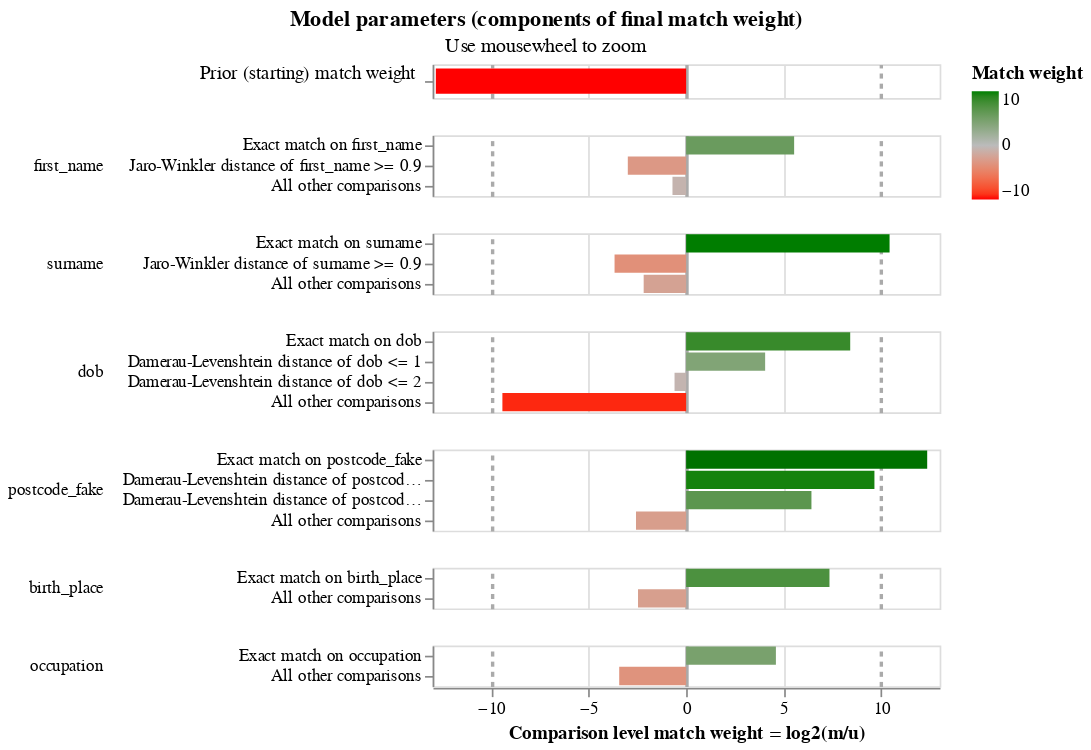

The notebook cell saved with this chart:
### Markdown cell above
The final match weights can be viewed in the match weights chart:

### Code cell
linker.match_weights_chart()

### Figure 1 — Vega-Lite specification as saved in the notebook (floating-point values rounded to 4 significant figures)
{"config": {"view": {"continuousWidth": 300, "continuousHeight": 300, "discreteHeight": 60, "discreteWidth": 400}, "header": {"title": null}, "mark": {"tooltip": null}, "title": {"anchor": "middle"}}, "vconcat": [{"mark": {"type": "bar", "clip": true, "height": 15}, "encoding": {"color": {"field": "log2_bayes_factor", "scale": {"domain": [-10, 0, 10], "interpolate": "lab", "range": ["red", "#bbbbbb", "green"]}, "title": "Match weight", "type": "quantitative"}, "tooltip": [{"field": "comparison_name", "title": "Comparison name", "type": "nominal"}, {"field": "probability_two_random_records_match", "format": ".4f", "title": "Probability two random records match", "type": "nominal"}, {"field": "log2_bayes_factor", "format": ",.4f", "title": "Equivalent match weight", "type": "quantitative"}, {"field": "bayes_factor_description", "title": "Match weight description", "type": "nominal"}], "x": {"axis": {"domain": false, "gridColor": {"condition": {"test": "abs(datum.value / 10)  <= 1 & datum.value % 10 === 0", "value": "#aaa"}, "value": "#ddd"}, "gridDash": {"condition": {"test": "abs(datum.value / 10) == 1", "value": [3]}, "value": null}, "gridWidth": {"condition": {"test": "abs(datum.value / 10)  <= 1 & datum.value % 10 === 0", "value": 2}, "value": 1}, "labels": false, "ticks": false, "title": ""}, "field": "log2_bayes_factor", "scale": {"domain": [-13, 13]}, "type": "quantitative"}, "y": {"axis": {"title": "Prior (starting) match weight", "titleAlign": "right", "titleAngle": 0, "titleFontWeight": "normal"}, "field": "label_for_charts", "sort": {"field": "comparison_vector_value", "order": "descending"}, "type": "nominal"}}, "height": 20, "transform": [{"filter": "(datum.comparison_name == 'probability_two_random_records_match')"}]}, {"mark": {"type": "bar", "clip": true}, "encoding": {"color": {"field": "log2_bayes_factor", "scale": {"domain": [-10, 0, 10], "interpolate": "lab", "range": ["red", "#bbbbbb", "green"]}, "title": "Match weight", "type": "quantitative"}, "row": {"field": "comparison_name", "header": {"labelAlign": "left", "labelAnchor": "middle", "labelAngle": 0}, "sort": {"field": "comparison_sort_order"}, "type": "nominal"}, "tooltip": [{"field": "comparison_name", "title": "Comparison name", "type": "nominal"}, {"field": "label_for_charts", "title": "Label", "type": "ordinal"}, {"field": "sql_condition", "title": "SQL condition", "type": "nominal"}, {"field": "m_probability", "format": ".4f", "title": "M probability", "type": "quantitative"}, {"field": "u_probability", "format": ".4f", "title": "U probability", "type": "quantitative"}, {"field": "bayes_factor", "format": ",.4f", "title": "Bayes factor = m/u", "type": "quantitative"}, {"field": "log2_bayes_factor", "format": ",.4f", "title": "Match weight = log2(m/u)", "type": "quantitative"}, {"field": "bayes_factor_description", "title": "Match weight description", "type": "nominal"}], "x": {"axis": {"gridColor": {"condition": {"test": "abs(datum.value / 10)  <= 1 & datum.value % 10 === 0", "value": "#aaa"}, "value": "#ddd"}, "gridDash": {"condition": {"test": "abs(datum.value / 10) == 1", "value": [3]}, "value": null}, "gridWidth": {"condition": {"test": "abs(datum.value / 10)  <= 1 & datum.value % 10 === 0", "value": 2}, "value": 1}, "title": "Comparison level match weight = log2(m/u)"}, "field": "log2_bayes_factor", "scale": {"domain": [-13, 13]}, "type": "quantitative"}, "y": {"axis": {"title": null}, "field": "label_for_charts", "sort": {"field": "comparison_vector_value", "order": "descending"}, "type": "nominal"}}, "height": {"step": 12}, "resolve": {"axis": {"y": "independent"}, "scale": {"y": "independent"}}, "transform": [{"filter": "(datum.comparison_name != 'probability_two_random_records_match')"}]}], "data": {"name": "data-4b91432d484814c0a365052be5135d68"}, "params": [{"name": "mouse_zoom", "select": {"type": "interval", "encodings": ["x"]}, "bind": "scales", "views": []}], "resolve": {"axis": {"y": "independent"}, "scale": {"y": "independent"}}, "title": {"text": "Model parameters (components of final match weight)", "subtitle": "Use mousewheel to zoom"}, "$schema": "https://vega.github.io/schema/vega-lite/v5.9.3.json", "datasets": {"data-4b91432d484814c0a365052be5135d68": [{"comparison_name": "probability_two_random_records_match", "sql_condition": null, "label_for_charts": "", "m_probability": null, "u_probability": null, "m_probability_description": null, "u_probability_description": null, "has_tf_adjustments": false, "tf_adjustment_column": null, "tf_adjustment_weight": null, "is_null_level": false, "bayes_factor": 0.0001367, "log2_bayes_factor": -12.84, "comparison_vector_value": 0, "max_comparison_vector_value": 0, "bayes_factor_description": "The probability that two random records drawn at random match is 0.000 or one in  7,315.6 records.This is equivalent to a starting match weight of -12.837.", "probability_two_random_records_match": 0.0001367, "comparison_sort_order": -1}, {"comparison_name": "first_name", "sql_condition": "\"first_name_l\" = \"first_name_r\"", "label_for_charts": "Exact match on first_name", "m_probability": 0.5371, "u_probability": 0.01156, "m_probability_description": "Amongst matching record comparisons, 53.71% of records are in the exact match on first_name comparison level", "u_probability_description": "Amongst non-matching record comparisons, 1.16% of records are in the exact match on first_name comparison level", "has_tf_adjustments": true, "tf_adjustment_column": "first_name", "tf_adjustment_weight": 1.0, "is_null_level": false, "bayes_factor": 46.47, "log2_bayes_factor": 5.538, "comparison_vector_value": 2, "max_comparison_vector_value": 2, "bayes_factor_description": "If comparison level is `exact match on first_name` then comparison is 46.47 times more likely to be a match", "probability_two_random_records_match": 0.0001367, "comparison_sort_order": 0}, {"comparison_name": "first_name", "sql_condition": "jaro_winkler(\"first_name_l\", \"first_name_r\") >= 0.9", "label_for_charts": "Jaro-Winkler distance of first_name >= 0.9", "m_probability": 0.0373, "u_probability": 0.2966, "m_probability_description": "Amongst matching record comparisons, 3.73% of records are in the jaro-winkler distance of first_name >= 0.9 comparison level", "u_probability_description": "Amongst non-matching record comparisons, 29.66% of records are in the jaro-winkler distance of first_name >= 0.9 comparison level", "has_tf_adjustments": false, "tf_adjustment_column": null, "tf_adjustment_weight": 1.0, "is_null_level": false, "bayes_factor": 0.1258, "log2_bayes_factor": -2.991, "comparison_vector_value": 1, "max_comparison_vector_value": 2, "bayes_factor_description": "If comparison level is `jaro-winkler distance of first_name >= 0.9` then comparison is  7.95 times less likely to be a match", "probability_two_random_records_match": 0.0001367, "comparison_sort_order": 0}, {"comparison_name": "first_name", "sql_condition": "ELSE", "label_for_charts": "All other comparisons", "m_probability": 0.4256, "u_probability": 0.6918, "m_probability_description": "Amongst matching record comparisons, 42.56% of records are in the all other comparisons comparison level", "u_probability_description": "Amongst non-matching record comparisons, 69.18% of records are in the all other comparisons comparison level", "has_tf_adjustments": false, "tf_adjustment_column": null, "tf_adjustment_weight": 1.0, "is_null_level": false, "bayes_factor": 0.6151, "log2_bayes_factor": -0.701, "comparison_vector_value": 0, "max_comparison_vector_value": 2, "bayes_factor_description": "If comparison level is `all other comparisons` then comparison is  1.63 times less likely to be a match", "probability_two_random_records_match": 0.0001367, "comparison_sort_order": 0}, {"comparison_name": "surname", "sql_condition": "\"surname_l\" = \"surname_r\"", "label_for_charts": "Exact match on surname", "m_probability": 0.8082, "u_probability": 0.0005848, "m_probability_description": "Amongst matching record comparisons, 80.82% of records are in the exact match on surname comparison level", "u_probability_description": "Amongst non-matching record comparisons, 0.06% of records are in the exact match on surname comparison level", "has_tf_adjustments": true, "tf_adjustment_column": "surname", "tf_adjustment_weight": 1.0, "is_null_level": false, "bayes_factor": 1382.0, "log2_bayes_factor": 10.43, "comparison_vector_value": 2, "max_comparison_vector_value": 2, "bayes_factor_description": "If comparison level is `exact match on surname` then comparison is 1,381.91 times more likely to be a match", "probability_two_random_records_match": 0.0001367, "comparison_sort_order": 1}, {"comparison_name": "surname", "sql_condition": "jaro_winkler(\"surname_l\", \"surname_r\") >= 0.9", "label_for_charts": "Jaro-Winkler distance of surname >= 0.9", "m_probability": 0.01602, "u_probability": 0.204, "m_probability_description": "Amongst matching record comparisons, 1.60% of records are in the jaro-winkler distance of surname >= 0.9 comparison level", "u_probability_description": "Amongst non-matching record comparisons, 20.40% of records are in the jaro-winkler distance of surname >= 0.9 comparison level", "has_tf_adjustments": false, "tf_adjustment_column": null, "tf_adjustment_weight": 1.0, "is_null_level": false, "bayes_factor": 0.07851, "log2_bayes_factor": -3.671, "comparison_vector_value": 1, "max_comparison_vector_value": 2, "bayes_factor_description": "If comparison level is `jaro-winkler distance of surname >= 0.9` then comparison is  12.74 times less likely to be a match", "probability_two_random_records_match": 0.0001367, "comparison_sort_order": 1}, {"comparison_name": "surname", "sql_condition": "ELSE", "label_for_charts": "All other comparisons", "m_probability": 0.1758, "u_probability": 0.7954, "m_probability_description": "Amongst matching record comparisons, 17.58% of records are in the all other comparisons comparison level", "u_probability_description": "Amongst non-matching record comparisons, 79.54% of records are in the all other comparisons comparison level", "has_tf_adjustments": false, "tf_adjustment_column": null, "tf_adjustment_weight": 1.0, "is_null_level": false, "bayes_factor": 0.221, "log2_bayes_factor": -2.178, "comparison_vector_value": 0, "max_comparison_vector_value": 2, "bayes_factor_description": "If comparison level is `all other comparisons` then comparison is  4.53 times less likely to be a match", "probability_two_random_records_match": 0.0001367, "comparison_sort_order": 1}, {"comparison_name": "dob", "sql_condition": "\"dob_l\" = \"dob_r\"", "label_for_charts": "Exact match on dob", "m_probability": 0.6349, "u_probability": 0.001862, "m_probability_description": "Amongst matching record comparisons, 63.49% of records are in the exact match on dob comparison level", "u_probability_description": "Amongst non-matching record comparisons, 0.19% of records are in the exact match on dob comparison level", "has_tf_adjustments": true, "tf_adjustment_column": "dob", "tf_adjustment_weight": 1.0, "is_null_level": false, "bayes_factor": 341.1, "log2_bayes_factor": 8.414, "comparison_vector_value": 3, "max_comparison_vector_value": 3, "bayes_factor_description": "If comparison level is `exact match on dob` then comparison is 341.06 times more likely to be a match", "probability_two_random_records_match": 0.0001367, "comparison_sort_order": 2}, {"comparison_name": "dob", "sql_condition": "damerau_levenshtein(\"dob_l\", \"dob_r\") <= 1", "label_for_charts": "Damerau-Levenshtein distance of dob <= 1", "m_probability": 0.3149, "u_probability": 0.01899, "m_probability_description": "Amongst matching record comparisons, 31.49% of records are in the damerau-levenshtein distance of dob <= 1 comparison level", "u_probability_description": "Amongst non-matching record comparisons, 1.90% of records are in the damerau-levenshtein distance of dob <= 1 comparison level", "has_tf_adjustments": false, "tf_adjustment_column": null, "tf_adjustment_weight": 1.0, "is_null_level": false, "bayes_factor": 16.58, "log2_bayes_factor": 4.051, "comparison_vector_value": 2, "max_comparison_vector_value": 3, "bayes_factor_description": "If comparison level is `damerau-levenshtein distance of dob <= 1` then comparison is 16.58 times more likely to be a match", "probability_two_random_records_match": 0.0001367, "comparison_sort_order": 2}, {"comparison_name": "dob", "sql_condition": "damerau_levenshtein(\"dob_l\", \"dob_r\") <= 2", "label_for_charts": "Damerau-Levenshtein distance of dob <= 2", "m_probability": 0.0488, "u_probability": 0.07369, "m_probability_description": "Amongst matching record comparisons, 4.88% of records are in the damerau-levenshtein distance of dob <= 2 comparison level", "u_probability_description": "Amongst non-matching record comparisons, 7.37% of records are in the damerau-levenshtein distance of dob <= 2 comparison level", "has_tf_adjustments": false, "tf_adjustment_column": null, "tf_adjustment_weight": 1.0, "is_null_level": false, "bayes_factor": 0.6622, "log2_bayes_factor": -0.5947, "comparison_vector_value": 1, "max_comparison_vector_value": 3, "bayes_factor_description": "If comparison level is `damerau-levenshtein distance of dob <= 2` then comparison is  1.51 times less likely to be a match", "probability_two_random_records_match": 0.0001367, "comparison_sort_order": 2}, {"comparison_name": "dob", "sql_condition": "ELSE", "label_for_charts": "All other comparisons", "m_probability": 0.001319, "u_probability": 0.9055, "m_probability_description": "Amongst matching record comparisons, 0.13% of records are in the all other comparisons comparison level", "u_probability_description": "Amongst non-matching record comparisons, 90.55% of records are in the all other comparisons comparison level", "has_tf_adjustments": false, "tf_adjustment_column": null, "tf_adjustment_weight": 1.0, "is_null_level": false, "bayes_factor": 0.001457, "log2_bayes_factor": -9.423, "comparison_vector_value": 0, "max_comparison_vector_value": 3, "bayes_factor_description": "If comparison level is `all other comparisons` then comparison is  686.36 times less likely to be a match", "probability_two_random_records_match": 0.0001367, "comparison_sort_order": 2}, {"comparison_name": "postcode_fake", "sql_condition": "\"postcode_fake_l\" = \"postcode_fake_r\"", "label_for_charts": "Exact match on postcode_fake", "m_probability": 0.6867, "u_probability": 0.0001305, "m_probability_description": "Amongst matching record comparisons, 68.67% of records are in the exact match on postcode_fake comparison level", "u_probability_description": "Amongst non-matching record comparisons, 0.01% of records are in the exact match on postcode_fake comparison level", "has_tf_adjustments": false, "tf_adjustment_column": null, "tf_adjustment_weight": 1.0, "is_null_level": false, "bayes_factor": 5264.0, "log2_bayes_factor": 12.36, "comparison_vector_value": 3, "max_comparison_vector_value": 3, "bayes_factor_description": "If comparison level is `exact match on postcode_fake` then comparison is 5,263.61 times more likely to be a match", "probability_two_random_records_match": 0.0001367, "comparison_sort_order": 3}, {"comparison_name": "postcode_fake", "sql_condition": "damerau_levenshtein(\"postcode_fake_l\", \"postcode_fake_r\") <= 1", "label_for_charts": "Damerau-Levenshtein distance of postcode_fake <= 1", "m_probability": 0.09156, "u_probability": 0.0001135, "m_probability_description": "Amongst matching record comparisons, 9.16% of records are in the damerau-levenshtein distance of postcode_fake <= 1 comparison level", "u_probability_description": "Amongst non-matching record comparisons, 0.01% of records are in the damerau-levenshtein distance of postcode_fake <= 1 comparison level", "has_tf_adjustments": false, "tf_adjustment_column": null, "tf_adjustment_weight": 1.0, "is_null_level": false, "bayes_factor": 806.6, "log2_bayes_factor": 9.656, "comparison_vector_value": 2, "max_comparison_vector_value": 3, "bayes_factor_description": "If comparison level is `damerau-levenshtein distance of postcode_fake <= 1` then comparison is 806.64 times more likely to be a match", "probability_two_random_records_match": 0.0001367, "comparison_sort_order": 3}, {"comparison_name": "postcode_fake", "sql_condition": "damerau_levenshtein(\"postcode_fake_l\", \"postcode_fake_r\") <= 2", "label_for_charts": "Damerau-Levenshtein distance of postcode_fake <= 2", "m_probability": 0.05374, "u_probability": 0.0006252, "m_probability_description": "Amongst matching record comparisons, 5.37% of records are in the damerau-levenshtein distance of postcode_fake <= 2 comparison level", "u_probability_description": "Amongst non-matching record comparisons, 0.06% of records are in the damerau-levenshtein distance of postcode_fake <= 2 comparison level", "has_tf_adjustments": false, "tf_adjustment_column": null, "tf_adjustment_weight": 1.0, "is_null_level": false, "bayes_factor": 85.96, "log2_bayes_factor": 6.426, "comparison_vector_value": 1, "max_comparison_vector_value": 3, "bayes_factor_description": "If comparison level is `damerau-levenshtein distance of postcode_fake <= 2` then comparison is 85.96 times more likely to be a match", "probability_two_random_records_match": 0.0001367, "comparison_sort_order": 3}, {"comparison_name": "postcode_fake", "sql_condition": "ELSE", "label_for_charts": "All other comparisons", "m_probability": 0.168, "u_probability": 0.9991, "m_probability_description": "Amongst matching record comparisons, 16.80% of records are in the all other comparisons comparison level", "u_probability_description": "Amongst non-matching record comparisons, 99.91% of records are in the all other comparisons comparison level", "has_tf_adjustments": false, "tf_adjustment_column": null, "tf_adjustment_weight": 1.0, "is_null_level": false, "bayes_factor": 0.1682, "log2_bayes_factor": -2.572, "comparison_vector_value": 0, "max_comparison_vector_value": 3, "bayes_factor_description": "If comparison level is `all other comparisons` then comparison is  5.95 times less likely to be a match", "probability_two_random_records_match": 0.0001367, "comparison_sort_order": 3}, {"comparison_name": "birth_place", "sql_condition": "\"birth_place_l\" = \"birth_place_r\"", "label_for_charts": "Exact match on birth_place", "m_probability": 0.8201, "u_probability": 0.005026, "m_probability_description": "Amongst matching record comparisons, 82.01% of records are in the exact match on birth_place comparison level", "u_probability_description": "Amongst non-matching record comparisons, 0.50% of records are in the exact match on birth_place comparison level", "has_tf_adjustments": true, "tf_adjustment_column": "birth_place", "tf_adjustment_weight": 1.0, "is_null_level": false, "bayes_factor": 163.2, "log2_bayes_factor": 7.35, "comparison_vector_value": 1, "max_comparison_vector_value": 1, "bayes_factor_description": "If comparison level is `exact match on birth_place` then comparison is 163.18 times more likely to be a match", "probability_two_random_records_match": 0.0001367, "comparison_sort_order": 4}, {"comparison_name": "birth_place", "sql_condition": "ELSE", "label_for_charts": "All other comparisons", "m_probability": 0.1799, "u_probability": 0.995, "m_probability_description": "Amongst matching record comparisons, 17.99% of records are in the all other comparisons comparison level", "u_probability_description": "Amongst non-matching record comparisons, 99.50% of records are in the all other comparisons comparison level", "has_tf_adjustments": false, "tf_adjustment_column": null, "tf_adjustment_weight": 1.0, "is_null_level": false, "bayes_factor": 0.1808, "log2_bayes_factor": -2.468, "comparison_vector_value": 0, "max_comparison_vector_value": 1, "bayes_factor_description": "If comparison level is `all other comparisons` then comparison is  5.53 times less likely to be a match", "probability_two_random_records_match": 0.0001367, "comparison_sort_order": 4}, {"comparison_name": "occupation", "sql_condition": "\"occupation_l\" = \"occupation_r\"", "label_for_charts": "Exact match on occupation", "m_probability": 0.9108, "u_probability": 0.03748, "m_probability_description": "Amongst matching record comparisons, 91.08% of records are in the exact match on occupation comparison level", "u_probability_description": "Amongst non-matching record comparisons, 3.75% of records are in the exact match on occupation comparison level", "has_tf_adjustments": true, "tf_adjustment_column": "occupation", "tf_adjustment_weight": 1.0, "is_null_level": false, "bayes_factor": 24.3, "log2_bayes_factor": 4.603, "comparison_vector_value": 1, "max_comparison_vector_value": 1, "bayes_factor_description": "If comparison level is `exact match on occupation` then comparison is 24.30 times more likely to be a match", "probability_two_random_records_match": 0.0001367, "comparison_sort_order": 5}, {"comparison_name": "occupation", "sql_condition": "ELSE", "label_for_charts": "All other comparisons", "m_probability": 0.08917, "u_probability": 0.9625, "m_probability_description": "Amongst matching record comparisons, 8.92% of records are in the all other comparisons comparison level", "u_probability_description": "Amongst non-matching record comparisons, 96.25% of records are in the all other comparisons comparison level", "has_tf_adjustments": false, "tf_adjustment_column": null, "tf_adjustment_weight": 1.0, "is_null_level": false, "bayes_factor": 0.09264, "log2_bayes_factor": -3.432, "comparison_vector_value": 0, "max_comparison_vector_value": 1, "bayes_factor_description": "If comparison level is `all other comparisons` then comparison is  10.79 times less likely to be a match", "probability_two_random_records_match": 0.0001367, "comparison_sort_order": 5}]}}
